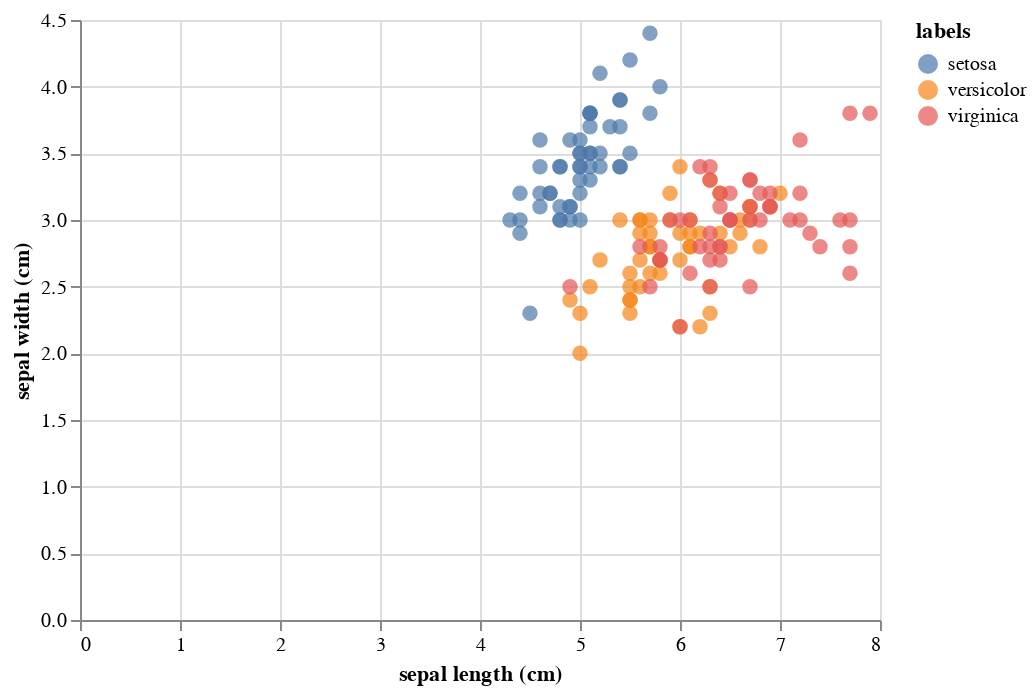

This figure's notebook cell:
### Code cell
alt.Chart(df).mark_circle(size=60).encode(
    x='sepal length (cm)',
    y='sepal width (cm)',
    color='labels',
    tooltip=['labels']
).interactive()

### Figure 1 — Vega-Lite specification as saved in the notebook (floating-point values rounded to 4 significant figures; data arrays with more than 128 entries replaced by an {"elided": "..."} marker saying what was removed)
{"$schema": "https://vega.github.io/schema/vega-lite/v3.4.0.json", "config": {"mark": {"tooltip": null}, "view": {"height": 300, "width": 400}}, "data": {"name": "data-8c46b9872f54dbf92af9265f92ae1976"}, "datasets": {"data-8c46b9872f54dbf92af9265f92ae1976": {"elided": "150 records"}}, "encoding": {"color": {"field": "labels", "type": "nominal"}, "tooltip": [{"field": "labels", "type": "nominal"}], "x": {"field": "sepal length (cm)", "type": "quantitative"}, "y": {"field": "sepal width (cm)", "type": "quantitative"}}, "mark": {"size": 60, "type": "circle"}, "selection": {"selector006": {"bind": "scales", "encodings": ["x", "y"], "type": "interval"}}}
